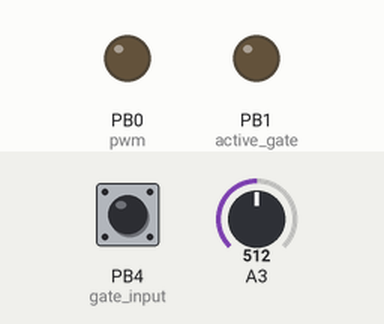
This sketch was run on a simulated ATtiny85, built with avr-gcc and run on an emulated ATtiny85. Parts: output pins drawn as LEDs (lit = HIGH). The test bench sets the inputs (shaded band); at power-on: PB4 (gate_input) LOW, A3 = 512. Pins used as bus, display or sensor lines are not drawn.

Above: at 1.2 s.
1.3 s: PB4 (gate_input) driven HIGH
At 1.45 s:
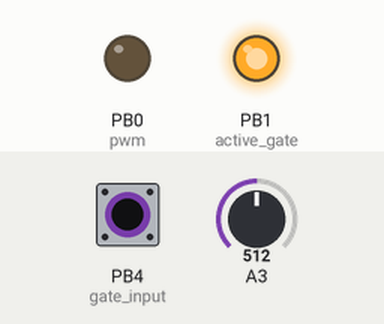
3.3 s: PB4 (gate_input) pulsed LOW 2 times (0.12 s each, 0.3 s apart)
At 5.5 s:
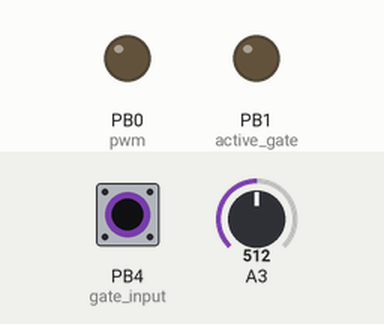
Timing chart, 0 to 7.0 s (numbered marks = the images above; inputs shaded):
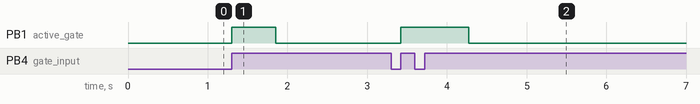

Measured:
- after the input at 1.3 s, PB1 (active_gate): LOW → HIGH at once, → LOW 0.55 s later
- after the input at 3.3 s, PB1 (active_gate): LOW → HIGH after 0.12 s, → LOW 0.86 s later

The sketch:

attiny85env.ino
```cpp
// ATtiny85 based envelope
// Made by Simon Juhl
// www.simonjuhl.net
// should work with other microcontrolles

int env = 0; // envelope state (0-255)
int len;  // length of env
long int time; // time
unsigned long  lastTime; // time since last PWM change
unsigned long triggerTime; // time since triggered
bool gateRise = true;
bool triggered = false; // is running env

void setup() {
  pinMode(0, OUTPUT); // pwm
  pinMode(1, OUTPUT); // active gate
  pinMode(2, OUTPUT); // edge trigger
  pinMode(4, INPUT);  // gate input
  pinMode(3, INPUT);  // length ctrl
}

void loop() {
  time = micros(); // get time
  len = analogRead(3); // set length

  if (gateRise && digitalRead(4) == HIGH) { // check if gate input is high
    digitalWrite(2, HIGH); // set rising edge trigger to HIGH
    triggerTime = time; // get trigger time
    gateRise = false;
    triggered = true;
    env = 255; // set env to max
  }

  if (triggered && triggerTime + 8000 <= time) { // 8ms pulse length
    digitalWrite(2, LOW);
    triggerTime = 0;
  }

  if (gateRise == false && digitalRead(4) == LOW) {
    gateRise = true;
  }

  if (time >= lastTime + (len + 2 ) * 4 && triggered) { // PWM env
    analogWrite(0, env); // set PWM
    lastTime = time;
    env--; // decay/release
  }

  if (env <= 0 && triggered) { // turn of PWM on end
    triggered = false;
    analogWrite(0, 0);
  }

  if (triggered) { // active gate output
    digitalWrite(1, HIGH);
  } else {
    digitalWrite(1, LOW);
  }
}
```
